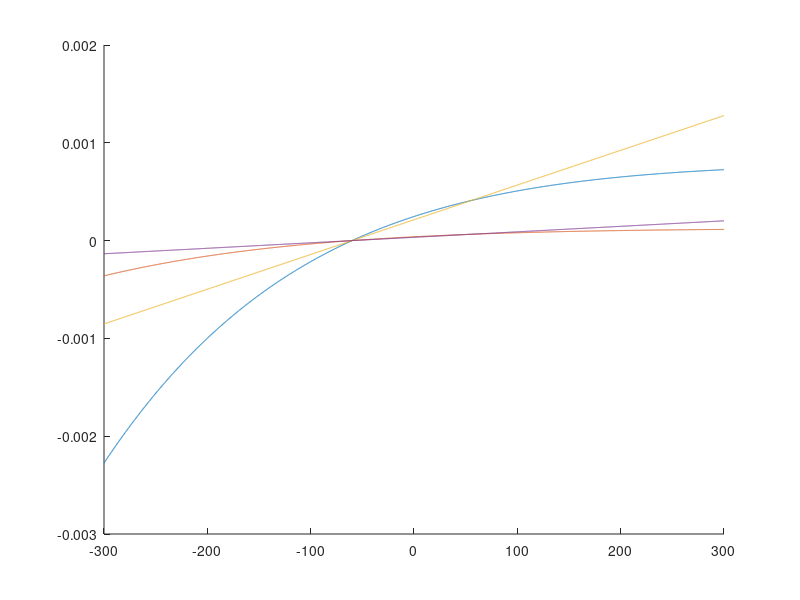
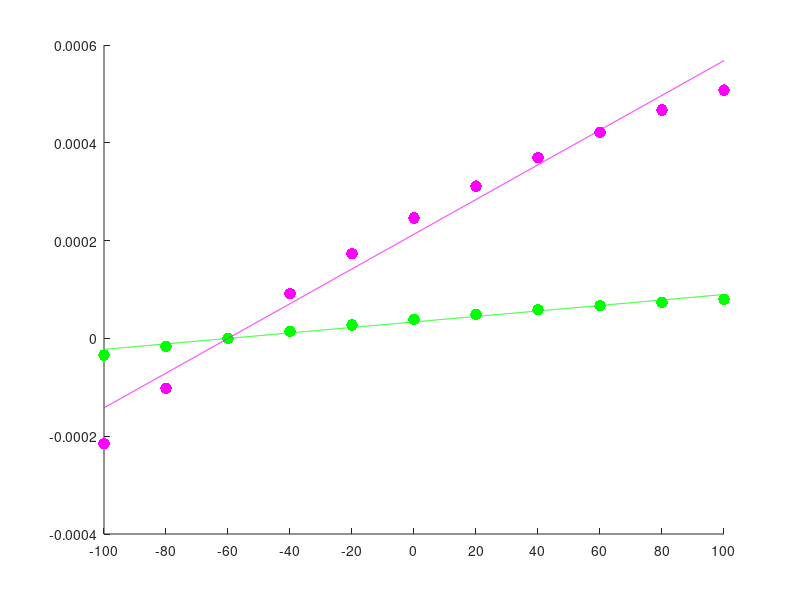
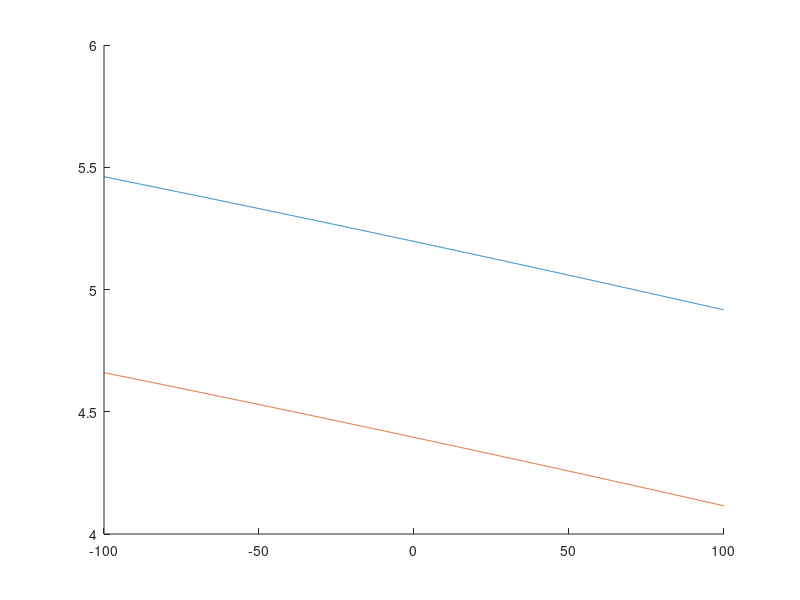

Reproduce these figures in MATLAB, in order.
%models dF/F of Voltage Fluors as a function of membrane potential based on measured and
%calculated PeT parameters

hold on
%clear all;

dEox = 0.129;
dEred = -2.02;
dEoo = 2.38;
dHOMO = -0.231;
%setting up constants for energy of electron transfer equation; can be modified to use
%HOMO-HOMO or LUMO-LUMO gap. Currently set to Evan's values for VF2.1Cl
%(note that redox potentials are measured in volts but since this is a
%transit of one electron this is directly equivalent to electron volts in
%energy)

r = 2.2;
%aniline-chromophore distance (nm)
Vmem = [-300:0.1:300];
%sets up a vector to calculate kpet for a wide range of membrane potentials

%theta = 35.3;
theta = [0:2.5:90];
weight = [0.0036    0.0101    0.0165    0.0232    0.0299    0.0362    0.0417    0.0442    0.0480    0.0524    0.0544 0.0553    0.0554    0.0535    0.0522    0.0499    0.0491    0.0466    0.0423    0.0371    0.0320    0.0282 0.0239    0.0203    0.0180    0.0162    0.0138    0.0118    0.0097    0.0074    0.0058    0.0042    0.0033 0.0021    0.0011    0.0006         0];

%angle between wire and electric field; should be modeled computationally
%or this program can be modified to calculate this from measured dF/F.
%Currently set to the computationally derived distribution of angles for
%VF2.1Cl from Rishi's paper
dmem = 4;
%thickness of the membrane in question (nm); 4 nm is a ballpark number. Not
%dubelco's modified eagle media
w = (r.*Vmem./(1000*dmem)).*sum(weight.*cosd(theta));
%w = (r.*Vmem./(1000*dmem)).*cosd(theta);

%calculates work to move electron in PeT (signs and charge accounted for, should be net positive so watch out
%for cosine range) based on above parameters (takes cosine in degrees);
%1000 in denominator accounts for mV to V conversion
%sanity check: work is positive when Vmem is positive (takes energy to move
%an electron from positive to negative) and work is negative when Vmem is
%negative (electron wants to go from negative to positive)

dGpet = dEox - dEred - dEoo + w;
%dGpet = dHOMO +w;
%Rehm-Weller equation to calculate delta G of PeT as a function of Vmem; we will now use this to
%calculate kpet as a function of Vmem which we will then use to calculate
%dF/F as a function of Vmem
%+w is because of current sign convention; when work is higher, dGpet should
%become less favorable

HnaughtDA = 10;
%electronic coupling at Van der Waals distance
rnaughtDA = 1.5;
%Van der Waals distance (angstroms)
beta1 = 0.17;
beta2 = 0.215;
%coupling efficiency of the wire in question (angstroms^-1)
HDA1 = HnaughtDA*exp(-beta1*(10*r-rnaughtDA));
HDA2 = HnaughtDA*exp(-beta2*(10*r-rnaughtDA));
%calculates donor-acceptor coupling of electron transfer (with correction on r to be in angstroms); still need to
%poke in literature for best approaches for Van der Waals radius and
%coupling (currently rnaughtDA set to nitrogen radius and HnaughtDA set to
%10 as placeholder (I seem to see this in the 10-100 range). 
%Beta set to minimum value for polystyrene wires as a placeholder

hbar = 6.582119569e-16;
%planck's constant over 2 pi because physicists are nerds; also let's keep
%everything in eV since that is useful
kb = 8.617333262e-5;
%Boltzmann constant in eV
T = 310.15;
%Temperature in Kelvin (assuming T=37 degrees for cells)
lambda = 1;
%solvent reorganization energy; still thinking of the best way to get at
%this (literature? approximations? fitting to known data? currently 1 is a placeholder)
%I seem to see this range from 0.5 to 2ish
kpet1 = sqrt(pi/(hbar*lambda*kb*T)).*(HDA1^2).*exp(-((lambda+dGpet).^2)./(4*lambda*kb*T));
kpet2 = sqrt(pi/(hbar*lambda*kb*T)).*(HDA2^2).*exp(-((lambda+dGpet).^2)./(4*lambda*kb*T));
%at last we have our full kpet calculation from our measured and calculated
%parameters; kpet should be in s^-1

tauprot = 3.5e-9;
%fluorescence lifetime of fully protonated voltagefluor; should be equal to
%1/(kfl+knr) and might be the most tractable experimental way to get at
%those values (currently set to VF2.0Cl lifetime as a placeholder)
kprot = 1/tauprot;
%for variable simplicity later
ref = find(Vmem==-60);
dFoverF_VF = (kprot+kpet1(ref))./(kprot+kpet1)-1;
dFoverF_FVF = (kprot+kpet2(ref))./(kprot+kpet2)-1;

%uses kpet to calculate dF/F for that particular voltage step from the
%desired reference voltage (defaults to -60 mV)


Vmempatch = Vmem(2001:4001);
dFoverFpatch_VF = dFoverF_VF(2001:4001);
dFoverFpatch_FVF = dFoverF_FVF(2001:4001);
Vmempatchint0 = Vmempatch + 60;
%selects the range of Vmem and dF/F actually used in our patch experiments
%(-100 mV to +100 mV). Also shifts dF/F values to set -60 mV to 0 dF/F
dFslope_VF = transpose(Vmempatchint0)\transpose(dFoverFpatch_VF);
dFslope_FVF = transpose(Vmempatchint0)\transpose(dFoverFpatch_FVF);
%finds slope of voltage sensitivity (will be in absolute numbers per 1 mV)
sensitivity_VF = 100*100*dFslope_VF;
sensitivity_FVF = 100*100*dFslope_FVF;
%multiply by 100 to get per 100 mV and then another 100 to get percentage;
%this is the dF/F per 100 mV percent value that we typically report
ratio=sensitivity_VF/sensitivity_FVF;

fprintf('dF/F for VF is %g percent per 100mV \n', sensitivity_VF);
fprintf('dF/F for FVF is %g percent per 100mV \n', sensitivity_FVF);
fprintf('ratio is %g \n', ratio);

dFlinfit_VF = dFslope_VF.*(Vmem+60);
dFlinfit_FVF = dFslope_FVF.*(Vmem+60);
%takes linear fit from above and generates line for plotting

figure(1);
hold on;
plot(Vmem,dFoverF_VF,Vmem,dFoverF_FVF);
plot(Vmem,dFlinfit_VF,Vmem,dFlinfit_FVF);

figure(2);
hold on;
plot(Vmem(2001:200:4001),dFoverF_VF(2001:200:4001),'m.','markersize',25);
plot(Vmem(2001:200:4001),dFoverF_FVF(2001:200:4001),'g.','markersize',25);
plot(Vmem(2001:4001),dFlinfit_VF(2001:4001),'m-');
plot(Vmem(2001:4001),dFlinfit_FVF(2001:4001),'g-');
xticks([-100:20:100]);

figure(3);
hold on;
plot(Vmem(2001:4001),log10(kpet1(2001:4001)));
plot(Vmem(2001:4001),log10(kpet2(2001:4001)));
%plots overall fit as well as linear model from patching range
%plotting can be modified as needed for generation of prettier figures




